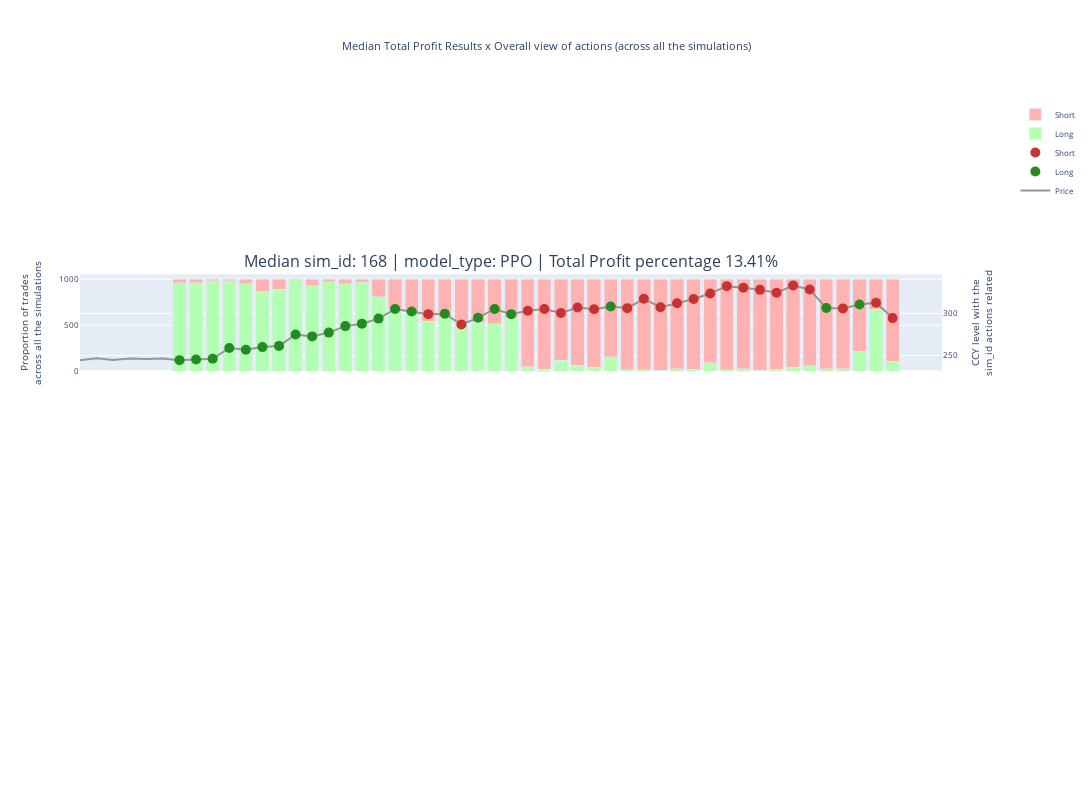

The notebook cell saved with this chart:
### Code cell
plot_trader_robot_actions_all_sim_id_all_models(config_file_name_without_extension, "", median_sim_id_PPO, "", "")
